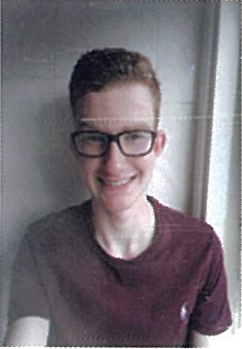
#> input picture templates/student_photo.png, 242 x 349 px
$ python -i edge_detection.py   (imports and definitions only)   (older library calls are emulated)
#> lines starting #> are read from the running program, lines starting #| are printed output that depends on the picture
#> further down, picture is the input picture: shape (349, 242, 3); mean B, G, R 118.2, 111.4, 117.7
import cv2
import numpy as np


def apply_sobel(frame):
    gray = cv2.cvtColor(frame, cv2.COLOR_BGR2GRAY)
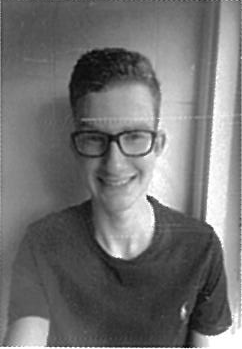
#> gray: shape (349, 242); min 4, max 255, mean 114.1
    sobel_x = cv2.Sobel(gray, cv2.CV_64F, 1, 0, ksize=3)
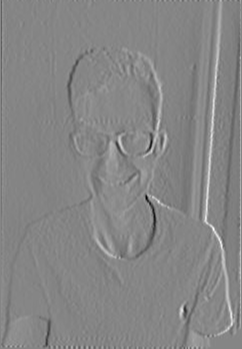
#> sobel_x: shape (349, 242) float64; min -731, max 663, mean 1; drawn with min black and max white
    sobel_y = cv2.Sobel(gray, cv2.CV_64F, 0, 1, ksize=3)
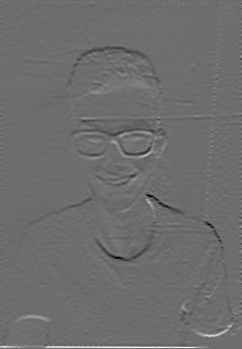
#> sobel_y: shape (349, 242) float64; min -680, max 903, mean 2.9; drawn with min black and max white
    sobel = np.sqrt(sobel_x**2 + sobel_y**2)
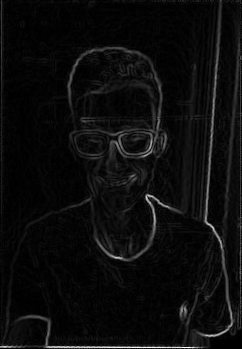
#> sobel: shape (349, 242) float64; min 0, max 903.5, mean 44.6; drawn with min black and max white
    sobel = np.uint8(255 * sobel / np.max(sobel))
    return cv2.cvtColor(sobel, cv2.COLOR_GRAY2BGR)

def apply_canny(frame, low_threshold=100, high_threshold=200):
    gray = cv2.cvtColor(frame, cv2.COLOR_BGR2GRAY)
    edges = cv2.Canny(gray, low_threshold, high_threshold)
    return cv2.cvtColor(edges, cv2.COLOR_GRAY2BGR)

>>> import cv2
>>> picture = cv2.imread('templates/student_photo.png')
>>> result = apply_sobel(picture)
